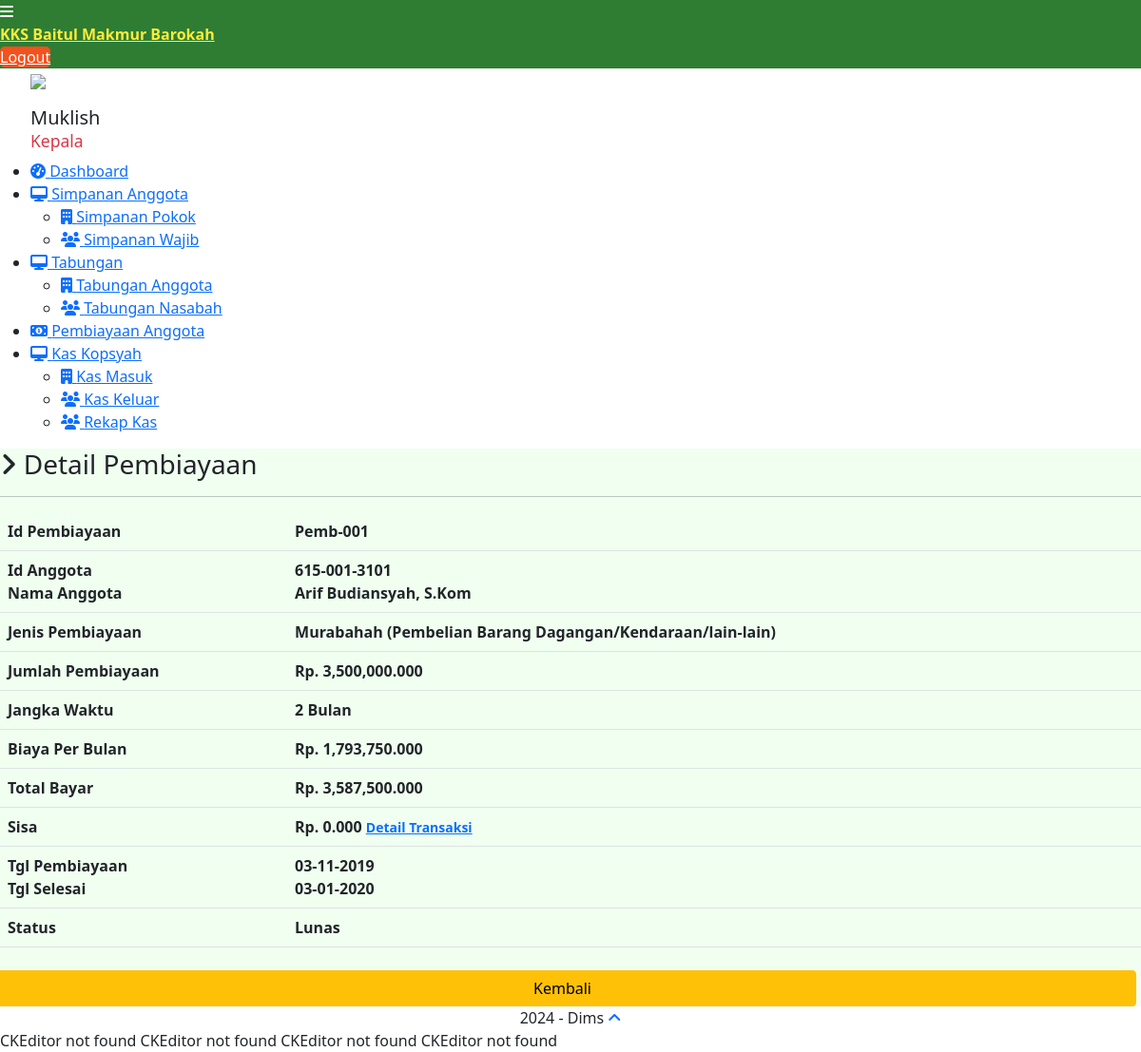
The app's page /admin/dashboard/index.php?page=pembiayaan_anggota&action=detail&id_pembiayaan=Pemb-001 (signed in) with its own data.
### tables this page shows
CREATE TABLE `pembiayaan_anggota` (
  `id_pembiayaan` varchar(20) NOT NULL,
  `id_anggota` varchar(20) NOT NULL,
  `id_produk` int(11) NOT NULL,
  `jumlah_pembiayaan` decimal(10,3) NOT NULL,
  `tgl_pembiayaan` date NOT NULL,
  `jangka_waktu` int(11) NOT NULL,
  `bayar_perbulan` decimal(10,3) NOT NULL,
  `total_bayar` decimal(10,3) NOT NULL,
  `tgl_selesai` date NOT NULL,
  `status_pembiayaan` enum('Belum Lunas','Lunas') NOT NULL
);

CREATE TABLE `anggota` (
  `id_anggota` varchar(20) NOT NULL,
  `nama_lengkap` varchar(100) NOT NULL,
  `nama_panggilan` varchar(50) NOT NULL,
  `nik` varchar(20) NOT NULL,
  `alamat` text NOT NULL,
  `telp_rumah` varchar(20) NOT NULL,
  `no_hp` varchar(20) NOT NULL,
  `pekerjaan` varchar(150) NOT NULL,
  `jenis_kelamin` enum('Perempuan','Laki-laki') NOT NULL,
  `status_kawin` enum('Belum Menikah','Menikah','Janda','Duda') NOT NULL,
  `email_anggota` varchar(120) NOT NULL,
  `username` varchar(120) NOT NULL,
  `pass_anggota` varchar(110) NOT NULL,
  `tgl_daftar` date NOT NULL
);

CREATE TABLE `produk_bmt` (
  `id_produk` int(11) NOT NULL,
  `nama_produk` varchar(120) NOT NULL,
  `id_jenis_produk` int(11) NOT NULL,
  `desk_produk` text NOT NULL
);

### admin/dashboard/pembiayaan_anggota/detail.php (the view, shortened to what this page needs)
<?php
$id_pembiayaan=mysqli_real_escape_string($con,$_GET['id_pembiayaan']);
$sql=mysqli_query($con,"select * from pembiayaan_anggota a inner join anggota b on a.id_anggota = b.id_anggota inner join produk_bmt c on a.id_produk = c.id_produk where a.id_pembiayaan = '$id_pembiayaan'") or die (mysqli_error($con));
$data=mysqli_fetch_array($sql);
$sql2=mysqli_query($con,"select SUM(setor_bayar) AS setor_bayar from tr_pembiayaan_anggota WHERE id_pembiayaan = '$id_pembiayaan'") or die (mysqli_error($con));
$data2=mysqli_fetch_array($sql2);
$setor_bayar = $data2['setor_bayar'];
$sisa = $data['total_bayar'] - $setor_bayar;
?>
<h3><i class="fa fa-angle-right"></i> Detail Pembiayaan</h3>
<hr>
	<div class="row mt">
		<div class="col-lg-12">
        	<table class="table table-striped">
        		<thead>
        			<tr>
        				<th>Id Pembiayaan</th>
        				<th><?php echo $data['id_pembiayaan']; ?></th>
        			</tr>
                    <tr>
                            <th>Id Anggota <br> Nama Anggota</th>
                            <th><?php echo $data['id_anggota']; ?> <br> <?php echo $data['nama_lengkap'] ?></th>
                    </tr>
                    <tr>
                            <th>Jenis Pembiayaan</th>
                            <th><?php echo $data['nama_produk']; ?></th>
                    </tr>
                    <tr>
                            <th>Jumlah Pembiayaan</th>
                            <th><?php echo 'Rp. '.number_format($data['jumlah_pembiayaan'],3) ?></th>
                    </tr>
                    <tr>
                            <th>Jangka Waktu</th>
                            <th><?php echo $data['jangka_waktu']; ?> Bulan</th>
                    </tr>
                     <tr>
                            <th>Biaya Per Bulan</th>
                            <th><?php echo 'Rp. '.number_format($data['bayar_perbulan'],3) ?></th>
                    </tr>
                    <tr>
                            <th>Total Bayar</th>
                            <th><?php echo 'Rp. '.number_format($data['total_bayar'],3) ?></th>
                    </tr>
                    <tr>
                            <th>Sisa</th>
                            <?php if($data2['setor_bayar']=="") { ?>
                            <th>Belum Anggsuran <small><a href="?page=pembiayaan_anggota&action=detail_transaksi&id_pembiayaan=<?php echo $data['id_pembiayaan'];?>">Detail Transaksi</a></small></th>
                            <?php } else { ?>
                            <th><?php echo 'Rp. '.number_format($sisa, 3); ?> <small> <a href="?page=pembiayaan_anggota&action=detail_transaksi&id_pembiayaan=<?php echo $data['id_pembiayaan'];?>">Detail Transaksi</a></small></th>
                            <?php } ?>
                    </tr>
                    <tr>
                            <th>Tgl Pembiayaan <br> Tgl Selesai</th>
                            <th><?php echo date('d-m-Y', strtotime($data['tgl_pembiayaan'])) ?><br><?php echo date('d-m-Y', strtotime($data['tgl_selesai'])) ?></th>
                    </tr>
                    <tr>
                            <th>Status</th>
                            <?php if($data['status_pembiayaan'] == "Lunas") { ?>
                            <th><span class="label label-success">Lunas</span></th>
                            <?php } else { ?>
                            <th><span class="label label-danger">Belum Lunas</span></th>
                            <?php } ?>
                    </tr>
        		</thead>
        	</table>
		</div>
	</div>
	<div class="row mt-2 text-right" style="margin-right: 5px;">
		<a href="?page=pembiayaan_anggota" class="btn btn-warning">Kembali</a>
	</div>

### records on screen
pembiayaan_anggota: id_pembiayaan "Pemb-001", id_anggota.id_anggota "615-001-3101", id_anggota.nama_lengkap "Arif Budiansyah, S.Kom", id_produk.nama_produk "Murabahah (Pembelian Barang Dagangan/Kendaraan/lain-lain)", jumlah_pembiayaan "3,500,000.000", jangka_waktu "2", bayar_perbulan "1,793,750.000", total_bayar "3,587,500.000", tgl_pembiayaan "03-11-2019", tgl_selesai "03-01-2020"

### other values on screen
$_SESSION['nama_admin'] "Muklish"
$_SESSION['level_admin'] "Kepala"
$sisa "0.000"
